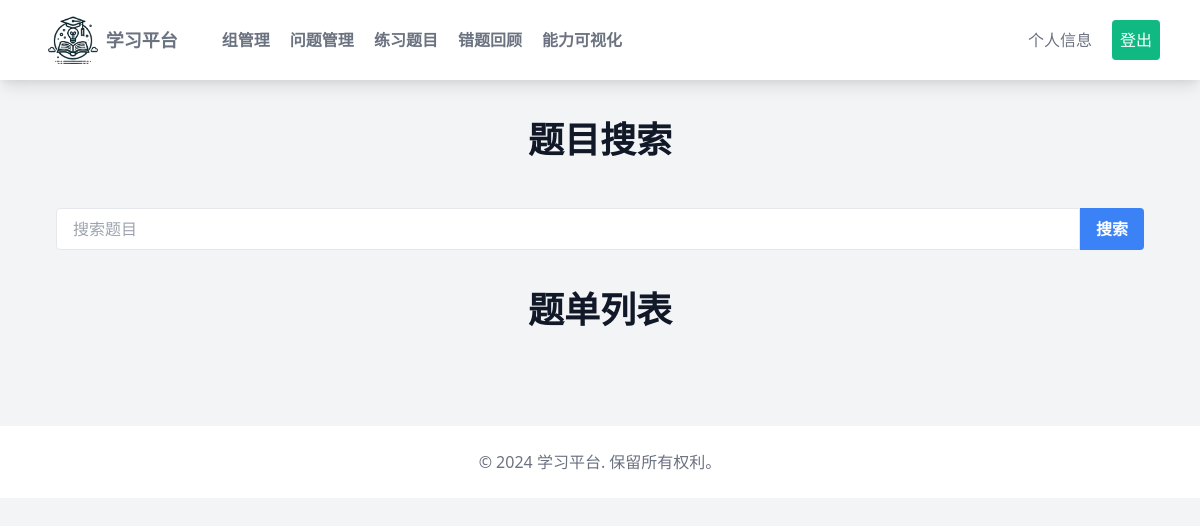
/questions/question_sets/ (signed in), run on an earlier commit of the app's database.
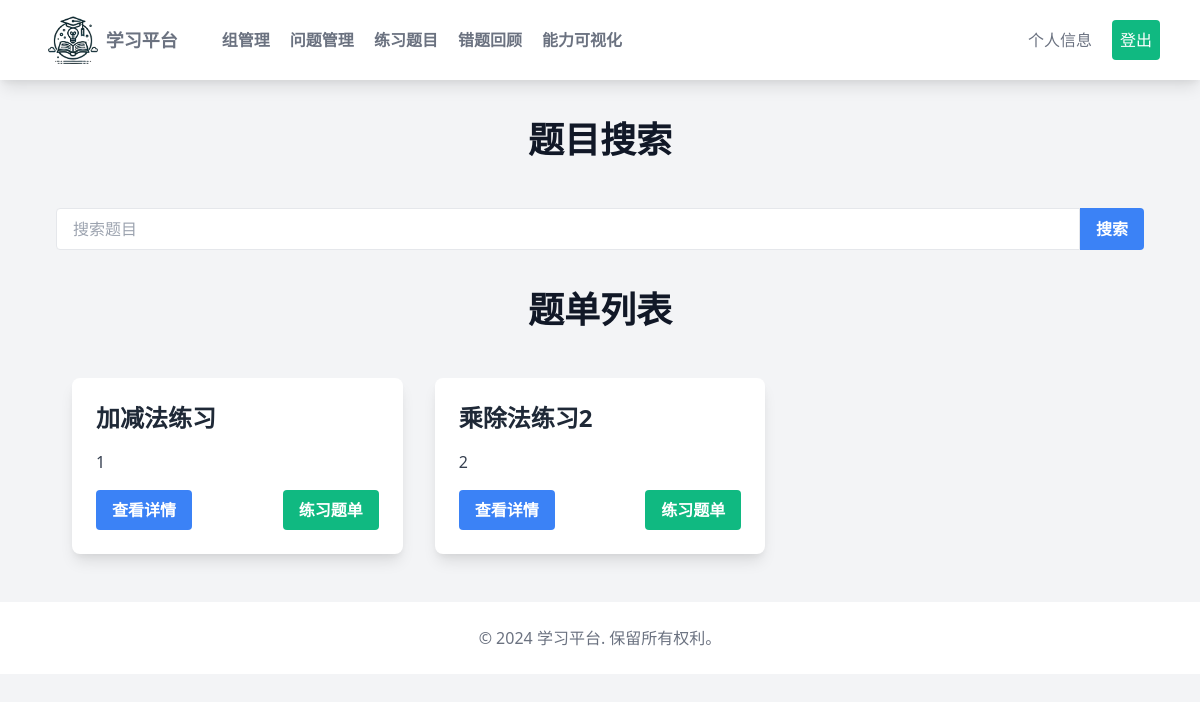
And on a later commit of the database.
### questions/models.py (models this page shows, shortened)
class QuestionSet(models.Model):
    name = models.CharField(max_length=255)
    description = models.TextField(blank=True)
    questions = models.ManyToManyField(Question, related_name='question_sets', blank=True)
    creator = models.ForeignKey(settings.AUTH_USER_MODEL, on_delete=models.CASCADE)
    shared_with_groups = models.ManyToManyField(Group, related_name='shared_question_sets', blank=True)
    is_public = models.BooleanField(default=False)

### questions/views.py (the view)
# urls.py: path('question_sets/', views.question_set_list, name='question_set_list'),
@login_required
def question_set_list(request):
    user = request.user
    search_query = request.GET.get('search', '')
    created_question_sets = QuestionSet.objects.filter(creator=user).distinct()
    group_ids = list(user.groups.values_list('id', flat=True))
    group_question_sets = QuestionSet.objects.filter(shared_with_groups__in=group_ids).prefetch_related(
        'shared_with_groups').distinct()
    public_question_sets = QuestionSet.objects.filter(is_public=True).distinct()
    accessible_question_sets = created_question_sets | group_question_sets | public_question_sets
    accessible_question_sets = accessible_question_sets.distinct()
    if search_query:
        questions = Question.objects.filter(title__icontains=search_query,
                                            question_sets__in=accessible_question_sets).distinct()
        search_performed = True
    else:
        questions = []
        search_performed = False
    return render(request, 'questions/question_set_list.html', {
        'question_sets': accessible_question_sets,
        'questions': questions,
        'search_performed': search_performed,
        'search_query': search_query
    })

### questions/templates/questions/question_set_list.html (shortened to what this page needs)
{% extends "basehome.html" %}
{% block content %}
<div class="max-w-6xl mx-auto mt-10 px-4">
    <h1 class="text-4xl font-bold text-center text-gray-900 mb-12">题目搜索</h1>
    <form method="GET" action="{% url 'question_set_list' %}" class="mb-4">
        <div class="flex justify-center">
            <input type="text" name="search" placeholder="搜索题目"
                   value="{{ search_query }}" class="flex-grow border rounded-l px-4 py-2">
            <button type="submit"
                    class="bg-blue-500 hover:bg-blue-600 text-white font-bold py-2 px-4 rounded-r">搜索
            </button>
        </div>
    </form>
<div class="max-w-6xl mx-auto mt-10 px-4">
    <h1 class="text-4xl font-bold text-center text-gray-900 mb-12">题单列表</h1>
    <div class="grid grid-cols-1 md:grid-cols-2 lg:grid-cols-3 gap-8 mt-8">
        {% for question_set in question_sets %}
        <div class="bg-white shadow-lg rounded-lg p-6">
            <h2 class="text-2xl font-semibold text-gray-800 mb-4">{{ question_set.name }}</h2>
            <p class="text-gray-700 mb-4">{{ question_set.description }}</p>
            <div class="flex justify-between">
                <a href="{% url 'question_set_detail' question_set.id %}"
                   class="bg-blue-500 hover:bg-blue-600 text-white font-bold py-2 px-4 rounded transition duration-300 ease-in-out transform hover:-translate-y-1 hover:shadow-lg">
                    查看详情
                </a>
                <a href="{% url 'practice_question_set' question_set.id %}"
                   class="bg-green-500 hover:bg-green-600 text-white font-bold py-2 px-4 rounded transition duration-300 ease-in-out transform hover:-translate-y-1 hover:shadow-lg">
                    练习题单
                </a>
            </div>
        </div>
        {% endfor %}
    </div>
</div>
{% endblock %}

What changed in the data, as far as the page shows it:
added QuestionSet: name "加减法练习", description "1"
added QuestionSet: name "乘除法练习2", description "2"
